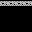

A 2D game scene composited from a Tiled map and its tileset images. What follows is a short description and the map's XML, with every tile layer's data as written:
An orthogonal 4x2 tile map with 8x16 px tiles, 1 tile layer (Tile Layer 1), 4 tilesets.

<map version="1.10" tiledversion="1.11.0" orientation="orthogonal" renderorder="right-down" width="4" height="2" tilewidth="8" tileheight="16" infinite="0" nextlayerid="2" nextobjectid="1">
 <tileset firstgid="1" name="castle_stone" tilewidth="8" tileheight="16" tilecount="13" columns="13">
  <image source="../gfx/tiles/castle_stone.png" width="104" height="16" />
 </tileset>
 <tileset firstgid="14" name="castle_tile" tilewidth="8" tileheight="16" tilecount="14" columns="14">
  <image source="../gfx/tiles/castle_tile.png" width="112" height="16" />
 </tileset>
 <tileset firstgid="28" name="castle_carpet" tilewidth="8" tileheight="16" tilecount="11" columns="11">
  <image source="../gfx/tiles/castle_carpet.png" width="88" height="16" />
 </tileset>
 <tileset firstgid="39" name="castle_tables" tilewidth="8" tileheight="16" tilecount="13" columns="13">
  <image source="../gfx/tiles/castle_tables.png" width="104" height="16" />
 </tileset>
 <layer id="1" name="Tile Layer 1" width="4" height="2">
  <data>
   <tile gid="7" />
   <tile gid="7" />
   <tile gid="7" />
   <tile gid="7" />
   <tile gid="9" />
   <tile gid="9" />
   <tile gid="9" />
   <tile gid="9" />
  </data>
 </layer>
</map>
